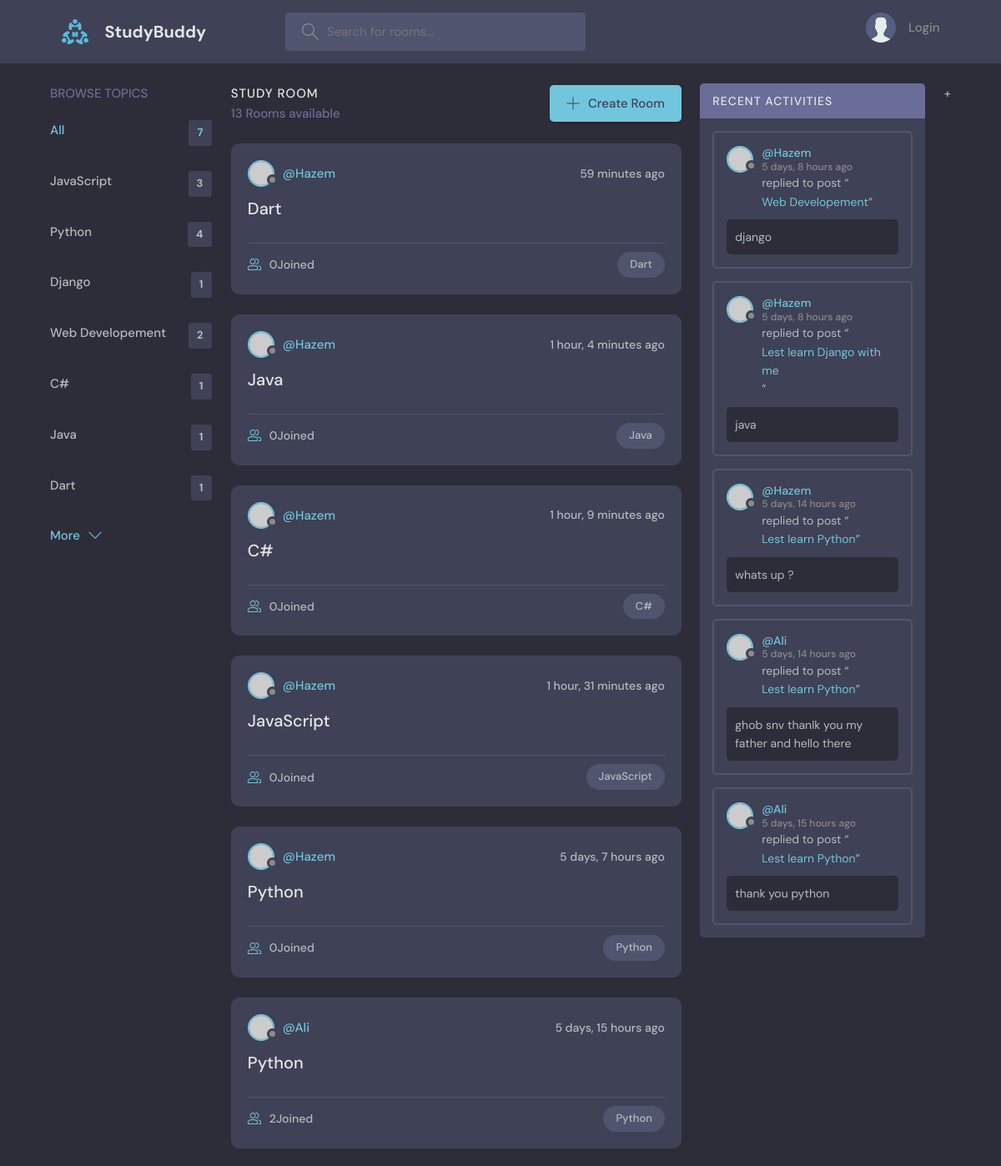
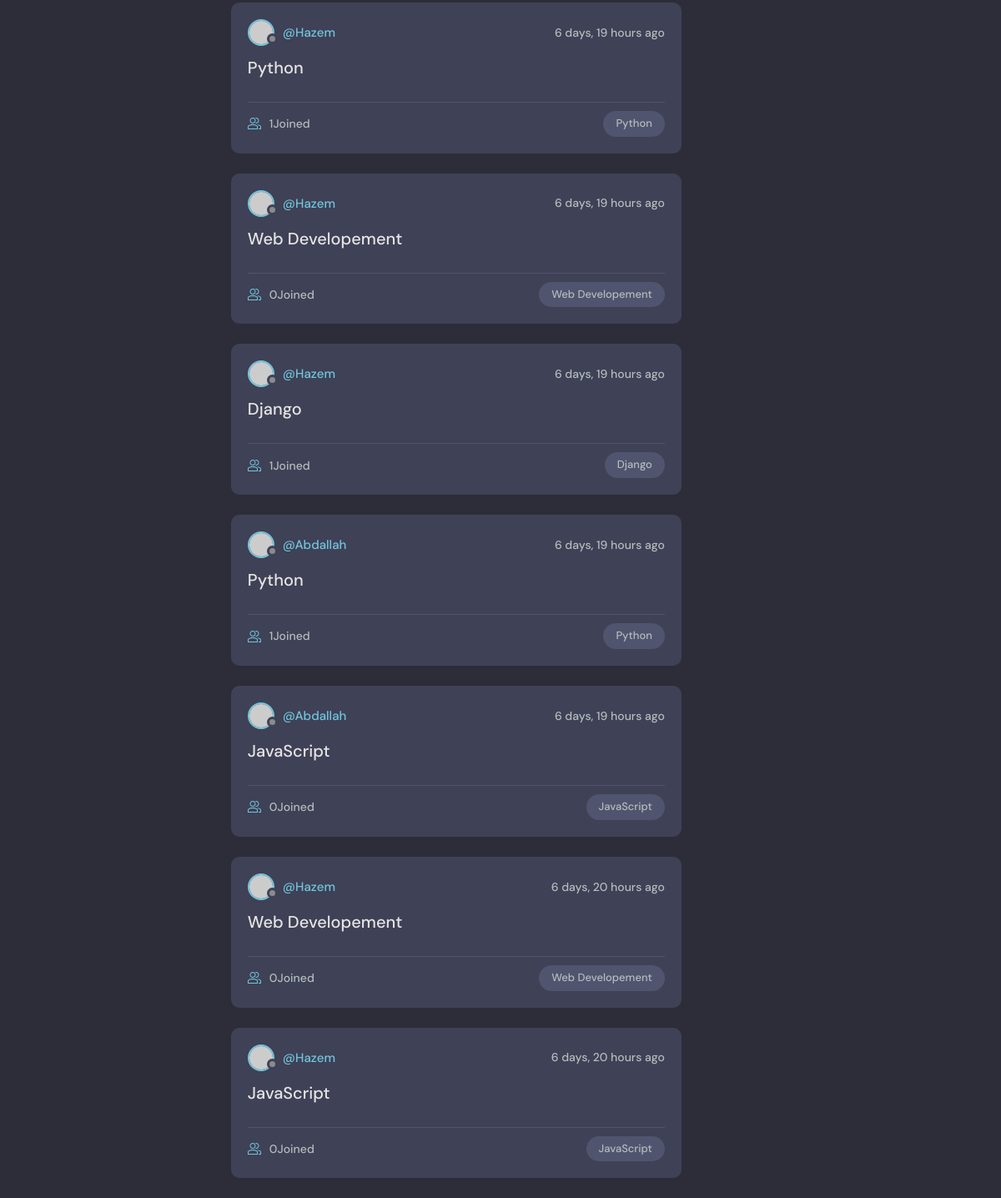
The page / on the database its author committed (2 pictures, top to bottom).
### base/models.py (models this page shows, shortened)
class Topic(models.Model):
    name = models.CharField(max_length=200)

class Room(models.Model):
    host = models.ForeignKey(User, on_delete=models.SET_NULL, null=True)
    topic = models.ForeignKey(Topic, on_delete=models.SET_NULL, null=True)
    name = models.CharField(max_length=200)
    description = models.TextField(null=True, blank=True)
    participations = models.ManyToManyField(
        User, related_name='participations', blank=True)
    updated = models.DateTimeField(auto_now=True)
    created = models.DateTimeField(auto_now_add=True)
    class Meta:
        ordering = ['-updated', '-created']
    def __str__(self):
        return self.name

class Message(models.Model):
    user = models.ForeignKey(User, on_delete=models.CASCADE)
    room = models.ForeignKey(Room, on_delete=models.CASCADE)
    body = models.TextField()
    updated = models.DateTimeField(auto_now=True)
    created = models.DateTimeField(auto_now_add=True)
    class Meta:
        ordering = ['-updated', '-created']

### base/views.py (the view)
# urls.py: path('', views.home, name='home'),
def home(request):
    q = request.GET.get('q') if request.GET.get('q') != None else ''
    rooms = Room.objects.filter(
        Q(topic__name__icontains=q) |
        Q(name__icontains=q) |
        Q(description__icontains=q)
    )
    topics = Topic.objects.all()
    room_count = rooms.count()
    room_messages = Message.objects.filter(
        Q(room__topic__name__icontains=q)
    )
    context = {
        'rooms': rooms,
        'topics': topics,
        'room_count': room_count,
        'room_messages': room_messages,
    }
    return render(request, 'base/home.html', context)

### base/templates/base/home.html (shortened to what this page needs)
{% extends 'main.html' %} {% block content %}
<main class="layout layout--3">
  <div class="container">
    {% include 'base/topics_component.html'%}
    <div class="roomList">
      <div class="roomList__header">
        <div>
          <h2>Study Room</h2>
          <p>{{room_count}} Rooms available</p>
        </div>
        <a class="btn btn--main" href="{% url 'create-room' %}">
          <svg
            version="1.1"
            xmlns="http://www.w3.org/2000/svg"
            width="32"
            height="32"
            viewBox="0 0 32 32"
          >
            <title>add</title>
            <path
              d="M16.943 0.943h-1.885v14.115h-14.115v1.885h14.115v14.115h1.885v-14.115h14.115v-1.885h-14.115v-14.115z"
            ></path>
          </svg>
          Create Room
        </a>
      </div>
      {% include "base/feed_component.html" %}
    </div>
    {% include "base/activitiy_component.html" %}
  </div>
</main>
{% endblock content %}

### base/templates/base/topics_component.html
<div class="topics">
  <div class="topics__header">
    <h2>Browse Topics</h2>
  </div>
  <ul class="topics__list">
    <li>
      <a href="{% url 'home' %}" class="active"
        >All <span>{{topics.count}}</span></a
      >
    </li>
    {% for topic in topics %}
    <li>
      <a href="{% url 'home' %}?q={{topic.name}}"
        >{{topic.name}} <span>{{topic.room_set.all.count}}</span></a
      >
    </li>
    {% endfor %}
  </ul>
  <a class="btn btn--link" href="topics.html">
    More
    <svg
      version="1.1"
      xmlns="http://www.w3.org/2000/svg"
      width="32"
      height="32"
      viewBox="0 0 32 32"
    >
      <title>chevron-down</title>
      <path d="M16 21l-13-13h-3l16 16 16-16h-3l-13 13z"></path>
    </svg>
  </a>
</div>

### base/templates/base/feed_component.html (shortened to what this page needs)
{% for room in rooms %}
<div class="roomListRoom">
  <div class="roomListRoom__header">
    <a
      href="{% url 'user-profile' room.host.id %}"
      class="roomListRoom__author"
    >
      <div class="avatar avatar--small">
        <img src="https://randomuser.me/api/portraits/women/11.jpg" />
      </div>
      <span>@{{room.host.username}}</span>
    </a>
    <div class="roomListRoom__actions">
      <span>{{room.created|timesince}} ago</span>
    </div>
  </div>
  <div class="roomListRoom__content">
    <a href="{% url 'room' room.id %}">{{room.topic.name}}</a>
  </div>
  <div class="roomListRoom__meta">
    <a href="{% url 'room' room.id %}" class="roomListRoom__joined">
      {{room.participations.all.count}}Joined
    </a>
    <p class="roomListRoom__topic">{{room.topic.name}}</p>
  </div>
</div>
{% endfor %}

### base/templates/base/activitiy_component.html (shortened to what this page needs)
<div class="activities">
  <div class="activities__header">
    <h2>Recent Activities</h2>
  </div>
  {% for message in room_messages %}
  <div class="activities__box">
    <div class="activities__boxHeader roomListRoom__header">
      <a
        href="{% url 'user-profile' message.user.id %}"
        class="roomListRoom__author"
      >
        <div class="avatar avatar--small">
          <img src="https://randomuser.me/api/portraits/women/11.jpg" />
        </div>
        <p>
          @{{message.user}}
          <span>{{message.created|timesince}} ago</span>
        </p>
      </a>
    </div>
    <div class="activities__boxContent">
      <p>
        replied to post “<a href="{% url 'room' message.room.id %}"
          >{{message.room}}</a
        >”
      </p>
      <div class="activities__boxRoomContent">{{message.body}}</div>
    </div>
  </div>
  {% endfor %}
</div>
+

### rows shown on the page
Topic: name "JavaScript", room_set.all.count "3"
Topic: name "Python", room_set.all.count "4"
Topic: name "Django", room_set.all.count "1"
Topic: name "Web Developement", room_set.all.count "2"
Topic: name "C#", room_set.all.count "1"
Topic: name "Java", room_set.all.count "1"
Topic: name "Dart", room_set.all.count "1"
Room: host.username "Hazem", created "59 minutes", topic.name "Dart", participations.all.count "0"
Room: host.username "Hazem", created "1 hour, 4 minutes", topic.name "Java", participations.all.count "0"
Room: host.username "Hazem", created "1 hour, 9 minutes", topic.name "C#", participations.all.count "0"
Room: host.username "Hazem", created "1 hour, 31 minutes", topic.name "JavaScript", participations.all.count "0"
Room: host.username "Hazem", created "5 days, 7 hours", topic.name "Python", participations.all.count "0"
Room: host.username "Ali", created "5 days, 15 hours", topic.name "Python", participations.all.count "2"
Room: host.username "Hazem", created "6 days, 19 hours", topic.name "Python", participations.all.count "1"
Room: host.username "Hazem", created "6 days, 19 hours", topic.name "Web Developement", participations.all.count "0"
Room: host.username "Hazem", created "6 days, 19 hours", topic.name "Django", participations.all.count "1"
Room: host.username "Abdallah", created "6 days, 19 hours", topic.name "Python", participations.all.count "1"
Room: host.username "Abdallah", created "6 days, 19 hours", topic.name "JavaScript", participations.all.count "0"
Room: host.username "Hazem", created "6 days, 20 hours", topic.name "Web Developement", participations.all.count "0"
Room: host.username "Hazem", created "6 days, 20 hours", topic.name "JavaScript", participations.all.count "0"
Message: user "Hazem", created "5 days, 8 hours", room "Web Developement", body "django"
Message: user "Hazem", created "5 days, 8 hours", room "Lest learn Django with me", body "java"
Message: user "Hazem", created "5 days, 14 hours", room "Lest learn Python", body "whats up ?"
Message: user "Ali", created "5 days, 14 hours", room "Lest learn Python", body "ghob snv thanlk you my father and hello there"
Message: user "Ali", created "5 days, 15 hours", room "Lest learn Python", body "thank you python"

### other values the page prints
{{ topics.count }} "7"
{{ room_count }} "13"
